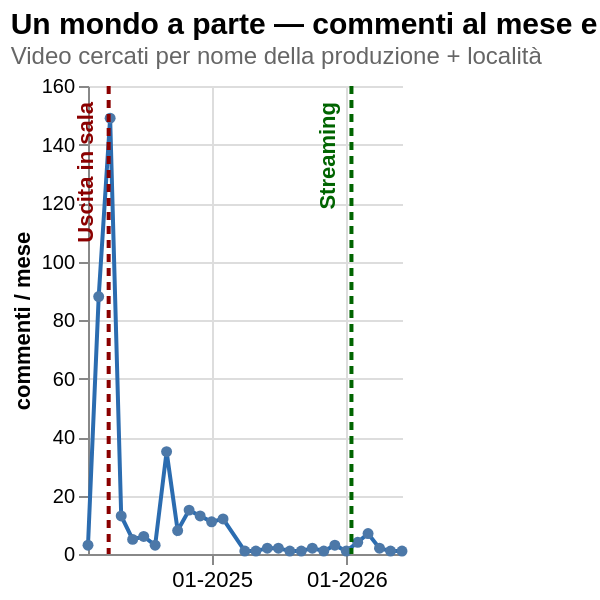

Express this chart as Vega-Lite.
### Vega-Lite specification from a JSON file in a GitHub repository (floating-point values rounded to 4 significant figures)
{"$schema": "https://vega.github.io/schema/vega-lite/v5.json", "config": {"view": {"continuousHeight": 300, "continuousWidth": 300, "stroke": null}}, "title": {"text": "Un mondo a parte — commenti al mese e milestone di uscita", "subtitle": "Video cercati per nome della produzione + località", "fontSize": 15, "subtitleFontSize": 12, "anchor": "start", "subtitleColor": "#666"}, "width": "container", "height": 300, "autosize": {"type": "fit", "contains": "padding"}, "datasets": {"serie": [{"date": "2024-02-01T00:00:00", "month": "2024-02", "months_from_release": -1.0, "n_comments": 3, "n_detected": 0, "n_ref_lex": 0, "produzione": "un mondo a parte", "ref_rate_detected": 0.0, "ref_rate_lex": 0.0, "sim_mean": 0.7741, "tipo": "film_ita"}, {"date": "2024-03-01T00:00:00", "month": "2024-03", "months_from_release": 0.0, "n_comments": 88, "n_detected": 0, "n_ref_lex": 2, "produzione": "un mondo a parte", "ref_rate_detected": 0.0, "ref_rate_lex": 0.02273, "sim_mean": 0.7771, "tipo": "film_ita"}, {"date": "2024-04-01T00:00:00", "month": "2024-04", "months_from_release": 1.0, "n_comments": 149, "n_detected": 2, "n_ref_lex": 8, "produzione": "un mondo a parte", "ref_rate_detected": 0.01342, "ref_rate_lex": 0.05369, "sim_mean": 0.7773, "tipo": "film_ita"}, {"date": "2024-05-01T00:00:00", "month": "2024-05", "months_from_release": 2.0, "n_comments": 13, "n_detected": 0, "n_ref_lex": 2, "produzione": "un mondo a parte", "ref_rate_detected": 0.0, "ref_rate_lex": 0.1538, "sim_mean": 0.7774, "tipo": "film_ita"}, {"date": "2024-06-01T00:00:00", "month": "2024-06", "months_from_release": 3.0, "n_comments": 5, "n_detected": 0, "n_ref_lex": 1, "produzione": "un mondo a parte", "ref_rate_detected": 0.0, "ref_rate_lex": 0.2, "sim_mean": 0.769, "tipo": "film_ita"}, {"date": "2024-07-01T00:00:00", "month": "2024-07", "months_from_release": 4.0, "n_comments": 6, "n_detected": 0, "n_ref_lex": 0, "produzione": "un mondo a parte", "ref_rate_detected": 0.0, "ref_rate_lex": 0.0, "sim_mean": 0.7757, "tipo": "film_ita"}, {"date": "2024-08-01T00:00:00", "month": "2024-08", "months_from_release": 5.0, "n_comments": 3, "n_detected": 0, "n_ref_lex": 0, "produzione": "un mondo a parte", "ref_rate_detected": 0.0, "ref_rate_lex": 0.0, "sim_mean": 0.7729, "tipo": "film_ita"}, {"date": "2024-09-01T00:00:00", "month": "2024-09", "months_from_release": 6.0, "n_comments": 35, "n_detected": 0, "n_ref_lex": 2, "produzione": "un mondo a parte", "ref_rate_detected": 0.0, "ref_rate_lex": 0.05714, "sim_mean": 0.7735, "tipo": "film_ita"}, {"date": "2024-10-01T00:00:00", "month": "2024-10", "months_from_release": 7.0, "n_comments": 8, "n_detected": 0, "n_ref_lex": 2, "produzione": "un mondo a parte", "ref_rate_detected": 0.0, "ref_rate_lex": 0.25, "sim_mean": 0.7719, "tipo": "film_ita"}, {"date": "2024-11-01T00:00:00", "month": "2024-11", "months_from_release": 8.0, "n_comments": 15, "n_detected": 1, "n_ref_lex": 1, "produzione": "un mondo a parte", "ref_rate_detected": 0.06667, "ref_rate_lex": 0.06667, "sim_mean": 0.7756, "tipo": "film_ita"}, {"date": "2024-12-01T00:00:00", "month": "2024-12", "months_from_release": 9.0, "n_comments": 13, "n_detected": 1, "n_ref_lex": 1, "produzione": "un mondo a parte", "ref_rate_detected": 0.07692, "ref_rate_lex": 0.07692, "sim_mean": 0.7814, "tipo": "film_ita"}, {"date": "2025-01-01T00:00:00", "month": "2025-01", "months_from_release": 10.0, "n_comments": 11, "n_detected": 0, "n_ref_lex": 0, "produzione": "un mondo a parte", "ref_rate_detected": 0.0, "ref_rate_lex": 0.0, "sim_mean": 0.7754, "tipo": "film_ita"}, {"date": "2025-02-01T00:00:00", "month": "2025-02", "months_from_release": 11.0, "n_comments": 12, "n_detected": 0, "n_ref_lex": 0, "produzione": "un mondo a parte", "ref_rate_detected": 0.0, "ref_rate_lex": 0.0, "sim_mean": 0.773, "tipo": "film_ita"}, {"date": "2025-04-01T00:00:00", "month": "2025-04", "months_from_release": 13.0, "n_comments": 1, "n_detected": 0, "n_ref_lex": 0, "produzione": "un mondo a parte", "ref_rate_detected": 0.0, "ref_rate_lex": 0.0, "sim_mean": 0.7739, "tipo": "film_ita"}, {"date": "2025-05-01T00:00:00", "month": "2025-05", "months_from_release": 14.0, "n_comments": 1, "n_detected": 0, "n_ref_lex": 0, "produzione": "un mondo a parte", "ref_rate_detected": 0.0, "ref_rate_lex": 0.0, "sim_mean": 0.7568, "tipo": "film_ita"}, {"date": "2025-06-01T00:00:00", "month": "2025-06", "months_from_release": 15.0, "n_comments": 2, "n_detected": 0, "n_ref_lex": 0, "produzione": "un mondo a parte", "ref_rate_detected": 0.0, "ref_rate_lex": 0.0, "sim_mean": 0.7701, "tipo": "film_ita"}, {"date": "2025-07-01T00:00:00", "month": "2025-07", "months_from_release": 16.0, "n_comments": 2, "n_detected": 0, "n_ref_lex": 0, "produzione": "un mondo a parte", "ref_rate_detected": 0.0, "ref_rate_lex": 0.0, "sim_mean": 0.7717, "tipo": "film_ita"}, {"date": "2025-08-01T00:00:00", "month": "2025-08", "months_from_release": 17.0, "n_comments": 1, "n_detected": 0, "n_ref_lex": 0, "produzione": "un mondo a parte", "ref_rate_detected": 0.0, "ref_rate_lex": 0.0, "sim_mean": 0.7798, "tipo": "film_ita"}, {"date": "2025-09-01T00:00:00", "month": "2025-09", "months_from_release": 18.0, "n_comments": 1, "n_detected": 0, "n_ref_lex": 0, "produzione": "un mondo a parte", "ref_rate_detected": 0.0, "ref_rate_lex": 0.0, "sim_mean": 0.7821, "tipo": "film_ita"}, {"date": "2025-10-01T00:00:00", "month": "2025-10", "months_from_release": 19.0, "n_comments": 2, "n_detected": 0, "n_ref_lex": 0, "produzione": "un mondo a parte", "ref_rate_detected": 0.0, "ref_rate_lex": 0.0, "sim_mean": 0.7734, "tipo": "film_ita"}, {"date": "2025-11-01T00:00:00", "month": "2025-11", "months_from_release": 20.0, "n_comments": 1, "n_detected": 0, "n_ref_lex": 0, "produzione": "un mondo a parte", "ref_rate_detected": 0.0, "ref_rate_lex": 0.0, "sim_mean": 0.7838, "tipo": "film_ita"}, {"date": "2025-12-01T00:00:00", "month": "2025-12", "months_from_release": 21.0, "n_comments": 3, "n_detected": 0, "n_ref_lex": 0, "produzione": "un mondo a parte", "ref_rate_detected": 0.0, "ref_rate_lex": 0.0, "sim_mean": 0.7782, "tipo": "film_ita"}, {"date": "2026-01-01T00:00:00", "month": "2026-01", "months_from_release": 22.0, "n_comments": 1, "n_detected": 0, "n_ref_lex": 0, "produzione": "un mondo a parte", "ref_rate_detected": 0.0, "ref_rate_lex": 0.0, "sim_mean": 0.7681, "tipo": "film_ita"}, {"date": "2026-02-01T00:00:00", "month": "2026-02", "months_from_release": 23.0, "n_comments": 4, "n_detected": 1, "n_ref_lex": 3, "produzione": "un mondo a parte", "ref_rate_detected": 0.25, "ref_rate_lex": 0.75, "sim_mean": 0.7878, "tipo": "film_ita"}, {"date": "2026-03-01T00:00:00", "month": "2026-03", "months_from_release": 24.0, "n_comments": 7, "n_detected": 0, "n_ref_lex": 0, "produzione": "un mondo a parte", "ref_rate_detected": 0.0, "ref_rate_lex": 0.0, "sim_mean": 0.7758, "tipo": "film_ita"}, {"date": "2026-04-01T00:00:00", "month": "2026-04", "months_from_release": 25.0, "n_comments": 2, "n_detected": 0, "n_ref_lex": 0, "produzione": "un mondo a parte", "ref_rate_detected": 0.0, "ref_rate_lex": 0.0, "sim_mean": 0.7815, "tipo": "film_ita"}, {"date": "2026-05-01T00:00:00", "month": "2026-05", "months_from_release": 26.0, "n_comments": 1, "n_detected": 0, "n_ref_lex": 0, "produzione": "un mondo a parte", "ref_rate_detected": 0.0, "ref_rate_lex": 0.0, "sim_mean": 0.7898, "tipo": "film_ita"}, {"date": "2026-06-01T00:00:00", "month": "2026-06", "months_from_release": 27.0, "n_comments": 1, "n_detected": 0, "n_ref_lex": 0, "produzione": "un mondo a parte", "ref_rate_detected": 0.0, "ref_rate_lex": 0.0, "sim_mean": 0.7685, "tipo": "film_ita"}], "milestone": [{"color": "#8B0000", "date": "2024-03-28T00:00:00", "name": "Theatrical Release (Mar 2024)", "produzione": "un mondo a parte", "series": null, "label": "Uscita in sala"}, {"color": "#006400", "date": "2026-01-15T00:00:00", "name": "Streaming Release (Jan 2026)", "produzione": "un mondo a parte", "series": null, "label": "Streaming"}]}, "layer": [{"data": {"name": "serie"}, "mark": {"type": "line", "point": true, "color": "#2b6cb0"}, "encoding": {"x": {"field": "date", "type": "temporal", "title": null, "axis": {"format": "%m-%Y", "labelFontSize": 11}}, "y": {"field": "n_comments", "type": "quantitative", "title": "commenti / mese"}, "tooltip": [{"field": "date", "type": "temporal", "format": "%m-%Y", "title": "mese"}, {"field": "n_comments", "type": "quantitative", "title": "commenti"}, {"field": "ref_rate_lex", "type": "quantitative", "format": ".1%", "title": "tasso di menzione"}]}}, {"data": {"name": "milestone"}, "mark": {"type": "rule", "strokeDash": [4, 3], "strokeWidth": 2}, "encoding": {"x": {"field": "date", "type": "temporal"}, "color": {"field": "color", "type": "nominal", "scale": null, "legend": null}, "tooltip": [{"field": "name", "type": "nominal", "title": "milestone"}, {"field": "date", "type": "temporal", "format": "%m-%Y", "title": "data"}]}}, {"data": {"name": "milestone"}, "mark": {"type": "text", "angle": 270, "align": "right", "baseline": "bottom", "dx": 0, "dy": -6, "fontSize": 11, "fontWeight": "bold"}, "encoding": {"x": {"field": "date", "type": "temporal"}, "y": {"value": 8}, "text": {"field": "label", "type": "nominal"}, "color": {"field": "color", "type": "nominal", "scale": null, "legend": null}}}]}
